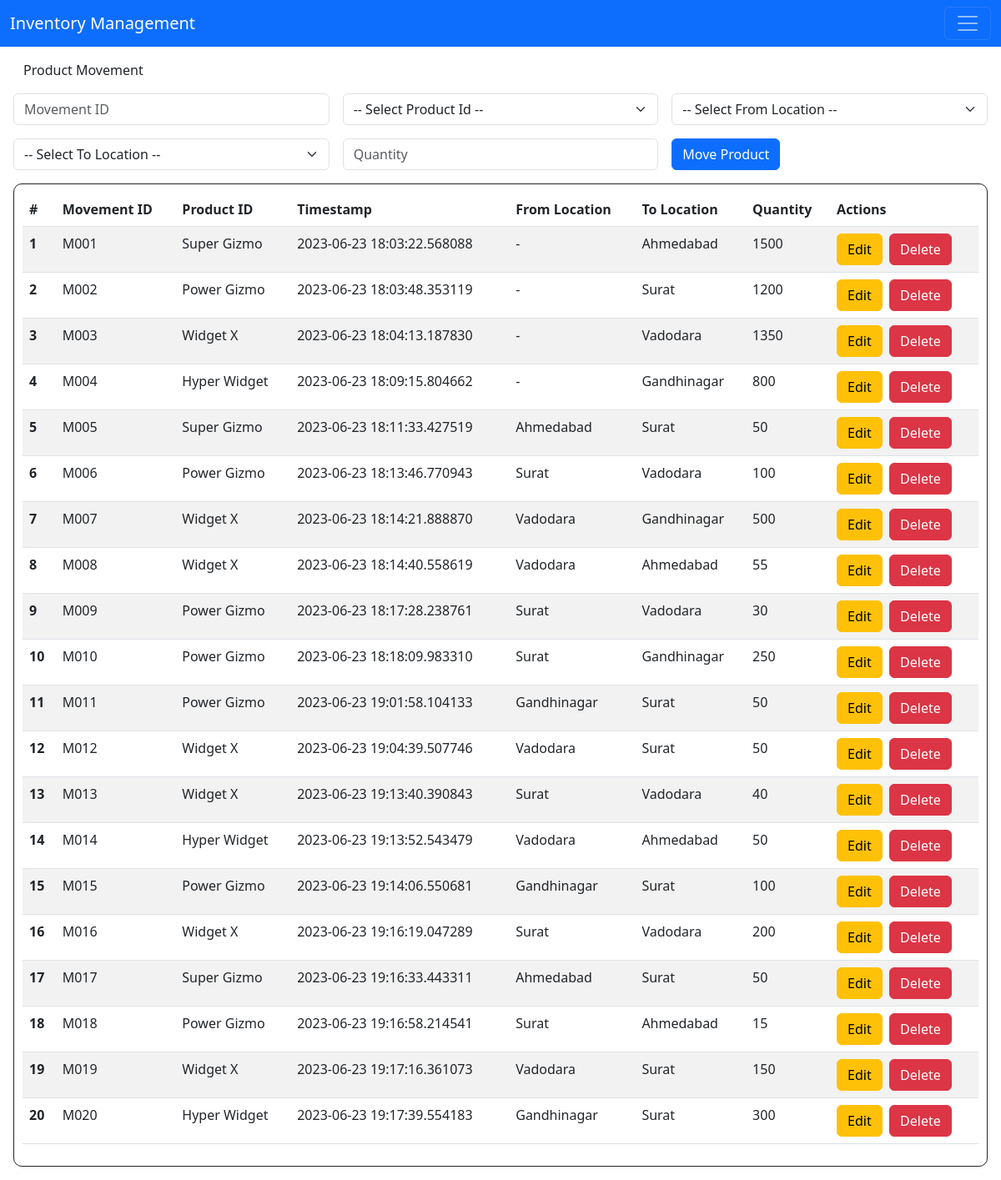
Before: /movement with the older database file.
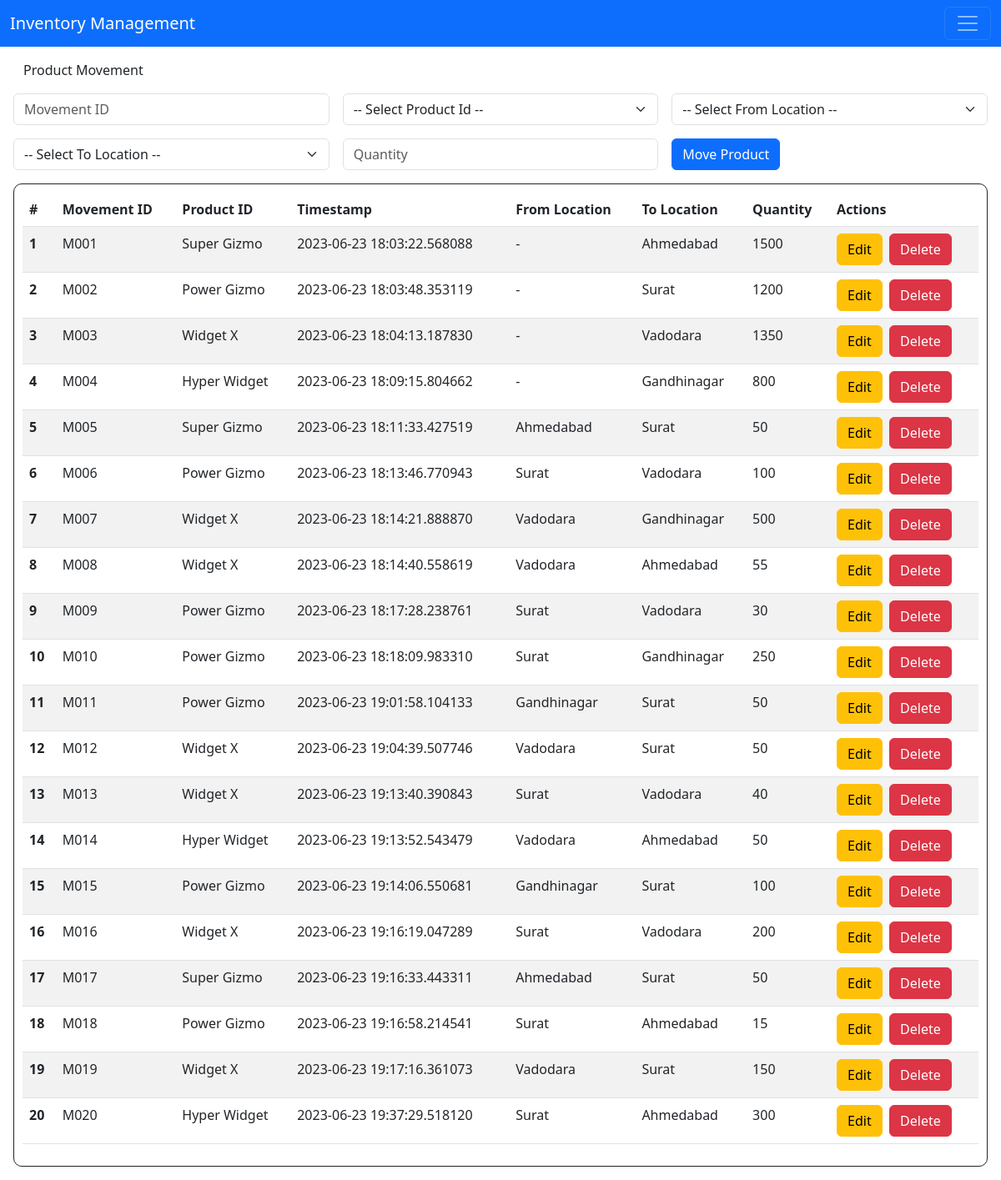
After: the same page with the newer database file.
### app.py (models this page shows, shortened)
class ProductMovement(db.Model):
    movement_id = db.Column(db.String(50), primary_key=True)
    timestamp = db.Column(db.DateTime, nullable=False, default=datetime.now)
    from_location = db.Column(db.String(50), db.ForeignKey('location.location_id'))
    to_location = db.Column(db.String(50), db.ForeignKey('location.location_id'))
    product_id = db.Column(db.String(50), db.ForeignKey('product.product_id'))
    qty = db.Column(db.Integer)
    from_location_rel = db.relationship('Location', foreign_keys=[from_location])
    to_location_rel = db.relationship('Location', foreign_keys=[to_location])
    product_rel = db.relationship('Product', foreign_keys=[product_id])

class Product(db.Model):
    product_id = db.Column(db.String(50), primary_key=True)

class Location(db.Model):
    location_id = db.Column(db.String(50), primary_key=True)

### app.py (the view)
@app.route('/movement', methods=['POST', 'GET'])
def insert_movement():
    if request.method == 'POST':
        movement_id = request.form['movement_id']
        product_id = request.form['product_id']
        from_location = request.form['from_location']
        to_location = request.form['to_location']
        qty = request.form['qty']
        product_movement_exists = ProductMovement.query.filter_by(movement_id=movement_id).first()
        if product_movement_exists:
            return "This product movement already exists. Please update the existing one."
        if not from_location and not to_location:
            return "Please provide either of the two locations"
        movement = ProductMovement(movement_id=movement_id,product_id=product_id,
                                   from_location=from_location, to_location=to_location, qty=qty)
        try:
            db.session.add(movement)
            db.session.commit()
            return redirect('/movement')
        except Exception as error:
            return f'There was an error inserting the product movement. {error}'
    else:
        movements = ProductMovement.query.all()
        products = Product.query.all()
        locations = Location.query.all()
        return render_template('movement.html', movements=movements, products=products, locations=locations )

### templates/movement.html (shortened to what this page needs)
{% extends 'base.html' %}
{% block body %}
<div style="margin: 1rem;">
    <div class="container-fluid" style="margin-bottom: 1rem;">Product Movement</div>
    <div class="form" style="margin-bottom: 1rem;">
        <form action="/movement" method="post">
            <div class="row g-3 align-items-center">
                <div class="col-6 col-md-4">
                    <input type="text" name="movement_id" id="movement_id" class="form-control" placeholder="Movement ID" required>
                </div>
                <div class="col-6 col-md-4">
                    <select class="form-select" id="product_id" name="product_id" required>
                        <option value="" selected>-- Select Product Id --</option>
                    </select>
                </div>
                <div class="col-6 col-md-4">
                    <select class="form-select" id="from_location" name="from_location">
                        <option value="" selected>-- Select From Location --</option>
                    </select>
                </div>
                <div class="col-6 col-md-4">
                    <select class="form-select" id="to_location" name="to_location">
                        <option value="" selected>-- Select To Location --</option>
                    </select>
                </div>
                <div class="col-6 col-md-4">
                    <input type="text" name="qty" id="qty" class="form-control" placeholder="Quantity" required>
                </div>
                <div class="col-6 col-md-4">
                    <input type="submit" value="Move Product" class="btn btn-primary">
                </div>
            </div>
        </form>
    </div>
    <div class="col" style="border: 1px solid; border-radius: 10px; padding: 10px;">
        <table class="table table-striped">
            <thead>
              <tr>
                <th scope="col">#</th>
                <th scope="col">Movement ID</th>
                <th scope="col">Product ID</th>
                <th scope="col">Timestamp</th>
                <th scope="col">From Location</th>
                <th scope="col">To Location</th>
                <th scope="col">Quantity</th>
                <th scope="col">Actions</th>
              </tr>
            </thead>
            <tbody>
            {% for movement in movements %}
                <tr>
                    <th scope="row">{{(loop.index0 + 1)}}</th>
                    <td>{{movement.movement_id}}</td>
                    <td>{{movement.product_rel.product_id if movement.product_rel else '-'}}</td>
                    <td>{{movement.timestamp}}</td>
                    <td>{{movement.from_location_rel.location_id if movement.from_location_rel else '-'}}</td>
                    <td>{{movement.to_location_rel.location_id if movement.to_location_rel else '-'}}</td>
                    <td>{{movement.qty}}</td>
                    <td style="gap: 10px;">
                        <a class="btn btn-warning" href="/movement/update/{{movement.movement_id}}">Edit</a>&nbsp;
                        <a class="btn btn-danger" href="/movement/delete/{{movement.movement_id}}">Delete</a>
                    </td>
                </tr>
            {% endfor %}
            </tbody>
        </table>
    </div>
</div>
{% endblock %}

### templates/base.html (shortened to what this page needs)
<!DOCTYPE html>
<html lang="en">
<head>
    <link rel="stylesheet" href="{{url_for('static', filename='css/main.css')}}">
    <link href="https://cdn.jsdelivr.net/npm/bootstrap@5.3.0/dist/css/bootstrap.min.css" rel="stylesheet">
</head>
<body>
    <nav class="navbar bg-primary" data-bs-theme="dark">
        <div class="container-fluid">
          <a class="navbar-brand" href="#">Inventory Management</a>
          <button class="navbar-toggler" type="button" data-bs-toggle="collapse" data-bs-target="#navbarNav" aria-controls="navbarNav" aria-expanded="false" aria-label="Toggle navigation">
            <span class="navbar-toggler-icon"></span>
          </button>
        </div>
    </nav>
    {% block body %}{% endblock %}
</body>
</html>

### static/css/main.css (style rules this page uses)
body { margin: 0; }

Changed rows visible on the page:
changed ProductMovement "M020": timestamp "2023-06-23 19:17:39.554183" → "2023-06-23 19:37:29.518120"; from_location_rel "Gandhinagar" → "Surat"; to_location_rel "Surat" → "Ahmedabad"
